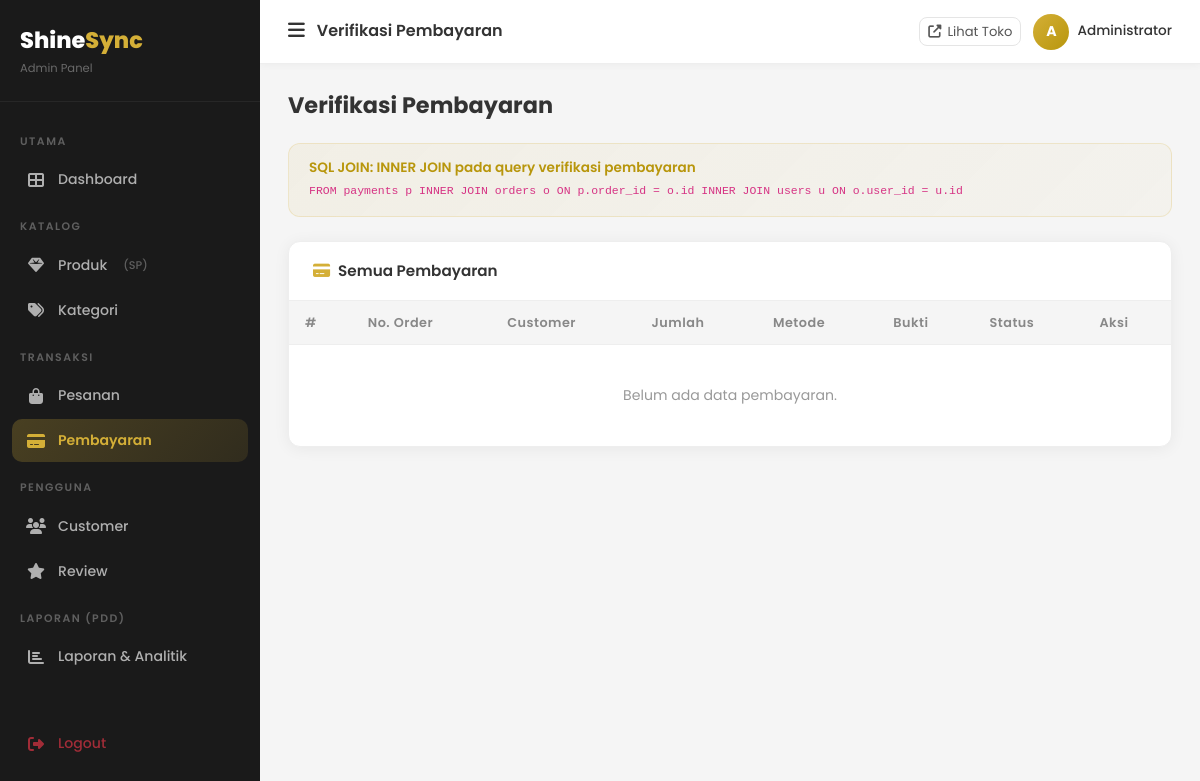
/admin/payments (signed in), run on an earlier commit of the app's database.
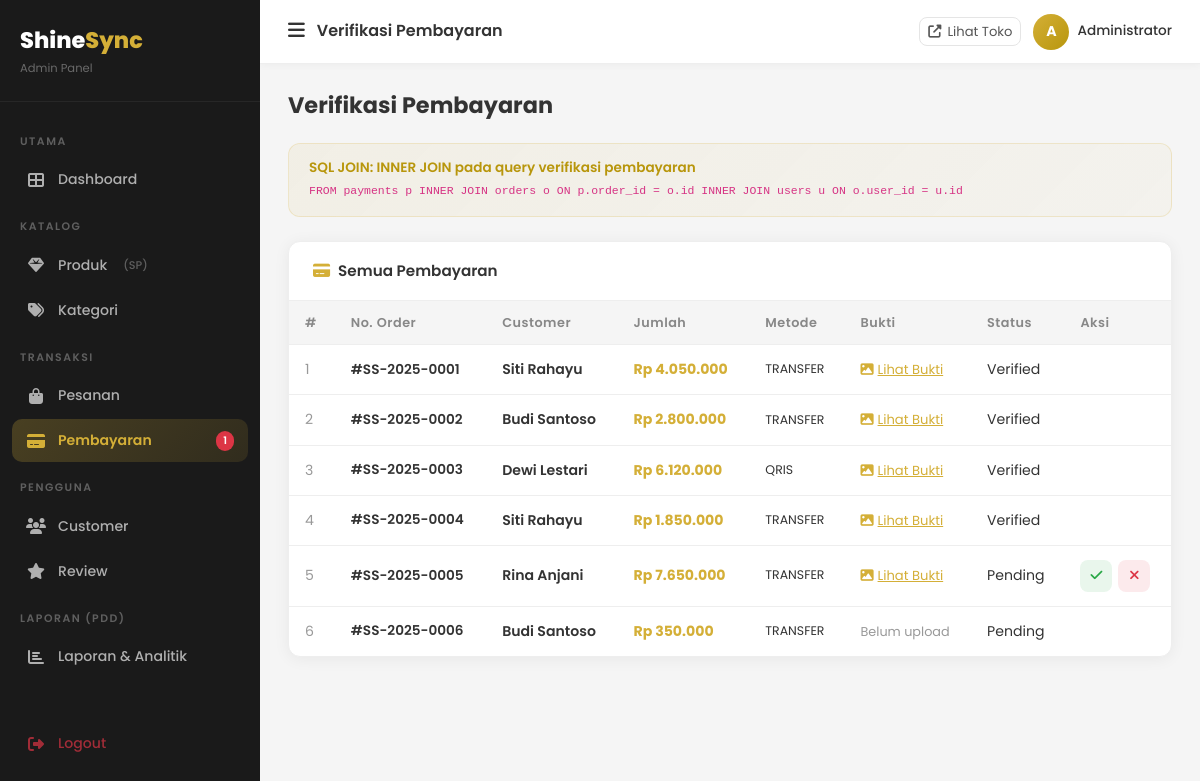
And on a later commit of the database.
### tables this page shows
CREATE TABLE `payments` (
  `id` int UNSIGNED NOT NULL,
  `order_id` int UNSIGNED NOT NULL,
  `amount` decimal(15,2) NOT NULL,
  `method` enum('transfer','qris','cod') DEFAULT 'transfer',
  `bank_name` varchar(50) DEFAULT NULL,
  `account_number` varchar(50) DEFAULT NULL,
  `proof_image` varchar(255) DEFAULT NULL,
  `status` enum('pending','verified','rejected') DEFAULT 'pending',
  `verified_at` timestamp NULL DEFAULT NULL,
  `verified_by` int UNSIGNED DEFAULT NULL,
  `notes` text,
  `created_at` timestamp NULL DEFAULT CURRENT_TIMESTAMP
);

CREATE TABLE `orders` (
  `id` int UNSIGNED NOT NULL,
  `user_id` int UNSIGNED NOT NULL,
  `order_number` varchar(50) NOT NULL,
  `total_amount` decimal(15,2) NOT NULL DEFAULT '0.00',
  `discount` decimal(15,2) DEFAULT '0.00',
  `grand_total` decimal(15,2) NOT NULL DEFAULT '0.00',
  `loyalty_points` int DEFAULT '0',
  `shipping_name` varchar(100) DEFAULT NULL,
  `shipping_phone` varchar(20) DEFAULT NULL,
  `shipping_address` text,
  `notes` text,
  `status` enum('pending','confirmed','processing','shipped','delivered','cancelled') DEFAULT 'pending',
  `created_at` timestamp NULL DEFAULT CURRENT_TIMESTAMP,
  `updated_at` timestamp NULL DEFAULT CURRENT_TIMESTAMP ON UPDATE CURRENT_TIMESTAMP
);

CREATE TABLE `users` (
  `id` int UNSIGNED NOT NULL,
  `name` varchar(100) NOT NULL,
  `email` varchar(150) NOT NULL,
  `password` varchar(255) NOT NULL,
  `phone` varchar(20) DEFAULT NULL,
  `address` text,
  `avatar` varchar(255) DEFAULT 'default.png',
  `role` enum('admin','customer') NOT NULL DEFAULT 'customer',
  `is_active` tinyint(1) NOT NULL DEFAULT '1',
  `created_at` timestamp NULL DEFAULT CURRENT_TIMESTAMP,
  `updated_at` timestamp NULL DEFAULT CURRENT_TIMESTAMP ON UPDATE CURRENT_TIMESTAMP
);

### app/core/Controller.php (called while the page is built, shortened)
<?php
class Controller
{
    protected function view(string $viewPath, array $data = []): void
    {
        extract($data);
        $file = __DIR__ . '/../views/' . $viewPath . '.php';
        require $file;
    }
}

### app/controllers/PaymentController.php (called while the page is built, shortened)
<?php
class PaymentController extends Controller
{
    private Payment $model;
    public function __construct()
    {
        $this->model      = new Payment();
    }
    public function adminIndex(): void
    {
        $payments  = $this->model->getAll();
        $this->view('admin/payments/index', compact('payments', 'pageTitle'));
    }
}

### app/core/Database.php (called while the page is built, shortened)
<?php
class Database
{
    private static ?Database $instance = null;
    private mysqli $conn;
    private function __construct()
    {
        $this->conn = new mysqli(DB_HOST, DB_USER, DB_PASS, DB_NAME, DB_PORT);
        $this->conn->set_charset(DB_CHARSET);
    }
    public static function getInstance(): Database
    {
        if (self::$instance === null) {
            self::$instance = new self();
        }
        return self::$instance;
    }
    public function query(string $sql, array $params = []): array
    {
        if (empty($params)) {
            $result = $this->conn->query($sql);
            return $result->fetch_all(MYSQLI_ASSOC) ?: [];
        }
        $stmt = $this->prepare($sql, $params);
        $stmt->execute();
        $result = $stmt->get_result();
        return $result ? $result->fetch_all(MYSQLI_ASSOC) : [];
    }
    public function queryOne(string $sql, array $params = []): ?array
    {
        $rows = $this->query($sql, $params);
        return $rows[0] ?? null;
    }
}

### app/core/Model.php (called while the page is built, shortened)
<?php
class Model
{
    public function __construct()
    {
        $this->db = Database::getInstance();
    }
}

### app/models/Payment.php (called while the page is built, shortened)
<?php
class Payment extends Model
{
    public function getAll(): array
    {
        return $this->db->query(
            "SELECT p.*, o.order_number, o.grand_total, u.name AS customer_name
             FROM payments p
             INNER JOIN orders o ON p.order_id = o.id
             INNER JOIN users u  ON o.user_id = u.id
             ORDER BY p.created_at DESC"
        );
    }
    public function getPendingCount(): int
    {
        $row = $this->db->queryOne(
            "SELECT COUNT(*) AS total FROM payments WHERE status='pending' AND proof_image IS NOT NULL"
        );
        return (int)($row['total'] ?? 0);
    }
}

### app/views/admin/payments/index.php (the view, shortened to what the changed rows need)
<?php
include __DIR__ . '/../../layouts/admin_header.php';
?>
<div class="admin-page-header"><h2>Verifikasi Pembayaran</h2></div>
<div class="admin-card">
  <div style="overflow-x:auto;">
    <table class="admin-table">
      <thead><tr><th>#</th><th>No. Order</th><th>Customer</th><th>Jumlah</th><th>Metode</th><th>Bukti</th><th>Status</th><th>Aksi</th></tr></thead>
      <tbody>
        <?php if(empty($payments)): ?>
        <tr><td colspan="8" style="text-align:center;padding:40px;color:#999;">Belum ada data pembayaran.</td></tr>
        <?php else: foreach($payments as $i=>$p): ?>
        <tr>
          <td style="color:#999;"><?= $i+1 ?></td>
          <td style="font-weight:600;font-size:.85rem;">#<?= htmlspecialchars($p['order_number']) ?></td>
          <td>
            <div style="font-weight:600;font-size:.88rem;"><?= htmlspecialchars($p['customer_name']) ?></div>
          </td>
          <td style="font-weight:700;color:#D4AF37;">Rp <?= number_format($p['amount'],0,',','.') ?></td>
          <td style="text-transform:uppercase;font-size:.78rem;"><?= $p['method'] ?></td>
          <td>
            <?php if($p['proof_image']): ?>
            <a href="<?= APP_URL ?>/uploads/payments/<?= $p['proof_image'] ?>" target="_blank" style="color:#D4AF37;font-size:.82rem;">
              <i class="fas fa-image me-1"></i>Lihat Bukti
            </a>
            <?php else: ?>
            <span style="color:#999;font-size:.8rem;">Belum upload</span>
            <?php endif; ?>
          </td>
          <td><span class="status-badge status-<?= $p['status'] ?>"><?= ucfirst($p['status']) ?></span></td>
          <td>
            <?php if($p['status']==='pending' && $p['proof_image']): ?>
            <div class="action-btns">
              <button onclick="verifyPayment(<?= $p['id'] ?>)" class="btn-action btn-verify" title="Verifikasi"><i class="fas fa-check"></i></button>
              <button onclick="rejectPayment(<?= $p['id'] ?>)" class="btn-action btn-delete" title="Tolak"><i class="fas fa-times"></i></button>
            </div>
            <?php endif; ?>
          </td>
        </tr>
        <?php endforeach; endif; ?>
      </tbody>
    </table>
  </div>
</div>
<?php include __DIR__ . '/../../layouts/admin_footer.php'; ?>

### app/views/layouts/admin_header.php (shortened to what the changed rows need)
<?php
$currentUri = trim(parse_url($_SERVER['REQUEST_URI'], PHP_URL_PATH), '/');
$baseUri = trim(parse_url(APP_URL, PHP_URL_PATH), '/');
$currentUri = $baseUri ? ltrim(substr($currentUri, strlen($baseUri)), '/') : $currentUri;
$parts = explode('/', $currentUri);
$segment1 = $parts[1] ?? '';
function adminNavActive(string $segment, string $current): string {
    return str_starts_with($current, $segment) ? 'active' : '';
}
?>
<!DOCTYPE html>
<html lang="id">
<head>
  <link rel="stylesheet" href="https://cdn.jsdelivr.net/npm/bootstrap@5.3.2/dist/css/bootstrap.min.css">
  <link rel="stylesheet" href="https://cdnjs.cloudflare.com/ajax/libs/font-awesome/6.5.0/css/all.min.css">
  <link rel="stylesheet" href="<?= APP_URL ?>/public/css/admin.css">
</head>
<body>
<aside class="admin-sidebar" id="admin-sidebar">
  <nav class="sidebar-menu">
    <a href="<?= APP_URL ?>/admin/payments" class="sidebar-link <?= adminNavActive('payments', $segment1) ?>">
      <i class="fas fa-credit-card"></i> Pembayaran
      <?php
      $pendingCount = (new Payment())->getPendingCount();
      if ($pendingCount > 0): ?>
      <span class="badge-pill"><?= $pendingCount ?></span>
      <?php endif; ?>
    </a>
  </nav>
</aside>
<div class="admin-main">
  <div class="admin-content">

What changed in the data, as far as the page shows it:
added payments: order.order_number "SS-2025-0001", users.name "Siti Rahayu", amount "4.050.000", method "TRANSFER", status "Verified"
added payments: order.order_number "SS-2025-0002", users.name "Budi Santoso", amount "2.800.000", method "TRANSFER", status "Verified"
added payments: order.order_number "SS-2025-0003", users.name "Dewi Lestari", amount "6.120.000", method "QRIS", status "Verified"
added payments: order.order_number "SS-2025-0004", users.name "Siti Rahayu", amount "1.850.000", method "TRANSFER", status "Verified"
added payments: order.order_number "SS-2025-0005", users.name "Rina Anjani", amount "7.650.000", method "TRANSFER", status "Pending"
added payments: order.order_number "SS-2025-0006", users.name "Budi Santoso", amount "350.000", method "TRANSFER", shows "Belum upload", status "Pending"
Also different on the page:
$pendingCount: (not shown) → "1"
text no longer shown: "Belum ada data pembayaran."
